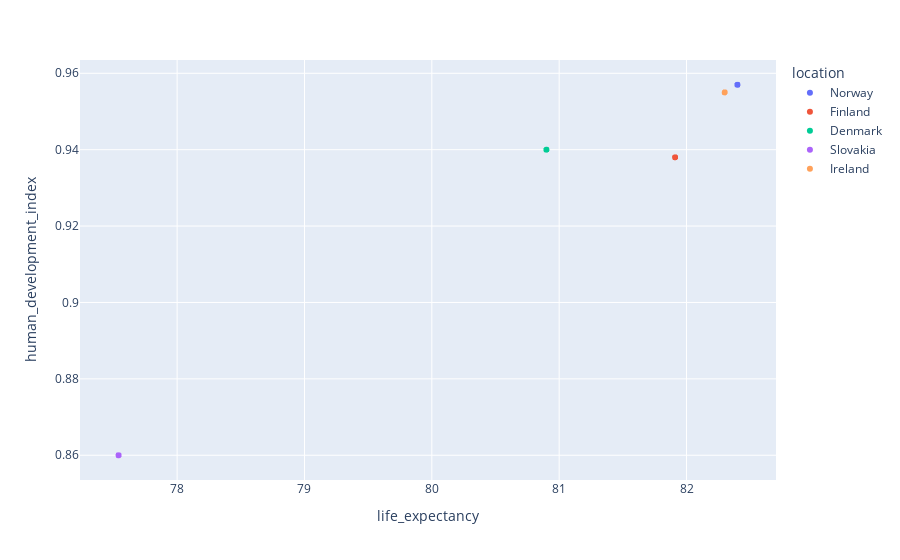

Write notebook code for a chart like this one.
### Code cell
fig = px.scatter(eu_data, x = 'life_expectancy', y= 'human_development_index', color='location')
fig.show()

### Figure 1 — Plotly figure (JSON) as saved in the notebook; plotly's stock layout.template omitted (floating-point values rounded to 4 significant figures; data arrays with more than 128 entries replaced by an {"elided": "..."} marker saying what was removed)
{"data": [{"hovertemplate": "location=Norway<br>life_expectancy=%{x}<br>human_development_index=%{y}<extra></extra>", "legendgroup": "Norway", "marker": {"color": "#636efa", "symbol": "circle"}, "mode": "markers", "name": "Norway", "showlegend": true, "type": "scattergl", "x": {"elided": "398 float values"}, "xaxis": "x", "y": {"elided": "398 float values"}, "yaxis": "y"}, {"hovertemplate": "location=Finland<br>life_expectancy=%{x}<br>human_development_index=%{y}<extra></extra>", "legendgroup": "Finland", "marker": {"color": "#EF553B", "symbol": "circle"}, "mode": "markers", "name": "Finland", "showlegend": true, "type": "scattergl", "x": {"elided": "423 float values"}, "xaxis": "x", "y": {"elided": "423 float values"}, "yaxis": "y"}, {"hovertemplate": "location=Denmark<br>life_expectancy=%{x}<br>human_development_index=%{y}<extra></extra>", "legendgroup": "Denmark", "marker": {"color": "#00cc96", "symbol": "circle"}, "mode": "markers", "name": "Denmark", "showlegend": true, "type": "scattergl", "x": {"elided": "408 float values"}, "xaxis": "x", "y": {"elided": "408 float values"}, "yaxis": "y"}, {"hovertemplate": "location=Slovakia<br>life_expectancy=%{x}<br>human_development_index=%{y}<extra></extra>", "legendgroup": "Slovakia", "marker": {"color": "#ab63fa", "symbol": "circle"}, "mode": "markers", "name": "Slovakia", "showlegend": true, "type": "scattergl", "x": {"elided": "386 float values"}, "xaxis": "x", "y": {"elided": "386 float values"}, "yaxis": "y"}, {"hovertemplate": "location=Ireland<br>life_expectancy=%{x}<br>human_development_index=%{y}<extra></extra>", "legendgroup": "Ireland", "marker": {"color": "#FFA15A", "symbol": "circle"}, "mode": "markers", "name": "Ireland", "showlegend": true, "type": "scattergl", "x": {"elided": "396 float values"}, "xaxis": "x", "y": {"elided": "396 float values"}, "yaxis": "y"}], "layout": {"legend": {"title": {"text": "location"}, "tracegroupgap": 0}, "margin": {"t": 60}, "xaxis": {"anchor": "y", "domain": [0, 1], "title": {"text": "life_expectancy"}}, "yaxis": {"anchor": "x", "domain": [0, 1], "title": {"text": "human_development_index"}}}}
